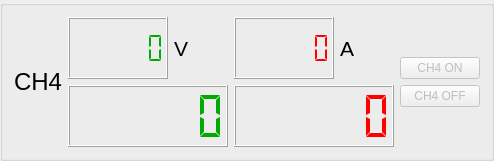
        <widget class="QGroupBox" name="groupBox4">
         <layout class="QHBoxLayout" name="horizontalLayout_6">
          <item>
           <widget class="QLabel" name="label_6">
            <property name="font">
             <font>
              <pointsize>18</pointsize>
             </font>
            </property>
            <property name="text">
             <string>CH4</string>
            </property>
           </widget>
          </item>
          <item>
           <layout class="QVBoxLayout" name="verticalLayout_6">
            <item>
             <layout class="QHBoxLayout" name="horizontalLayout_7">
              <item>
               <widget class="QLCDNumber" name="CH4voltageSet">
                <property name="minimumSize">
                 <size>
                  <width>100</width>
                  <height>40</height>
                 </size>
                </property>
                <property name="palette">
                 <palette>
                  <active>
                   <colorrole role="WindowText">
                    <brush brushstyle="SolidPattern">
                     <color alpha="255">
                      <red>0</red>
                      <green>170</green>
                      <blue>0</blue>
                     </color>
                    </brush>
                   </colorrole>
                  </active>
                  <inactive>
                   <colorrole role="WindowText">
                    <brush brushstyle="SolidPattern">
                     <color alpha="255">
                      <red>0</red>
                      <green>170</green>
                      <blue>0</blue>
                     </color>
                    </brush>
                   </colorrole>
                  </inactive>
                  <disabled>
                   <colorrole role="WindowText">
                    <brush brushstyle="SolidPattern">
                     <color alpha="255">
                      <red>159</red>
                      <green>158</green>
                      <blue>158</blue>
                     </color>
                    </brush>
                   </colorrole>
                  </disabled>
                 </palette>
                </property>
                <property name="digitCount">
                 <number>6</number>
                </property>
                <property name="segmentStyle">
                 <enum>QLCDNumber::Flat</enum>
                </property>
               </widget>
              </item>
              <item>
               <widget class="QLabel" name="label_3">
                <property name="font">
                 <font>
                  <pointsize>16</pointsize>
                 </font>
                </property>
                <property name="text">
                 <string>V</string>
                </property>
               </widget>
              </item>
              <item>
               <spacer name="horizontalSpacer_4">
                <property name="orientation">
                 <enum>Qt::Horizontal</enum>
                </property>
                <property name="sizeHint" stdset="0">
                 <size>
                  <width>40</width>
                  <height>20</height>
                 </size>
                </property>
               </spacer>
              </item>
             </layout>
            </item>
            <item>
             <widget class="QLCDNumber" name="CH4voltage">
              <property name="minimumSize">
               <size>
                <width>160</width>
                <height>60</height>
               </size>
              </property>
              <property name="palette">
               <palette>
                <active>
                 <colorrole role="WindowText">
                  <brush brushstyle="SolidPattern">
                   <color alpha="255">
                    <red>0</red>
                    <green>170</green>
                    <blue>0</blue>
                   </color>
                  </brush>
                 </colorrole>
                </active>
                <inactive>
                 <colorrole role="WindowText">
                  <brush brushstyle="SolidPattern">
                   <color alpha="255">
                    <red>0</red>
                    <green>170</green>
                    <blue>0</blue>
                   </color>
                  </brush>
                 </colorrole>
                </inactive>
                <disabled>
                 <colorrole role="WindowText">
                  <brush brushstyle="SolidPattern">
                   <color alpha="255">
                    <red>159</red>
                    <green>158</green>
                    <blue>158</blue>
                   </color>
                  </brush>
                 </colorrole>
                </disabled>
               </palette>
              </property>
              <property name="digitCount">
               <number>6</number>
              </property>
              <property name="segmentStyle">
               <enum>QLCDNumber::Flat</enum>
              </property>
             </widget>
            </item>
           </layout>
          </item>
          <item>
           <layout class="QVBoxLayout" name="verticalLayout_7">
            <item>
             <layout class="QHBoxLayout" name="horizontalLayout_8">
              <item>
               <widget class="QLCDNumber" name="CH4currentSet">
                <property name="minimumSize">
                 <size>
                  <width>100</width>
                  <height>40</height>
                 </size>
                </property>
                <property name="palette">
                 <palette>
                  <active>
                   <colorrole role="WindowText">
                    <brush brushstyle="SolidPattern">
                     <color alpha="255">
                      <red>255</red>
                      <green>0</green>
                      <blue>0</blue>
                     </color>
                    </brush>
                   </colorrole>
                  </active>
                  <inactive>
                   <colorrole role="WindowText">
                    <brush brushstyle="SolidPattern">
                     <color alpha="255">
                      <red>255</red>
                      <green>0</green>
                      <blue>0</blue>
                     </color>
                    </brush>
                   </colorrole>
                  </inactive>
                  <disabled>
                   <colorrole role="WindowText">
                    <brush brushstyle="SolidPattern">
                     <color alpha="255">
                      <red>159</red>
                      <green>158</green>
                      <blue>158</blue>
                     </color>
                    </brush>
                   </colorrole>
                  </disabled>
                 </palette>
                </property>
                <property name="digitCount">
                 <number>6</number>
                </property>
                <property name="segmentStyle">
                 <enum>QLCDNumber::Flat</enum>
                </property>
               </widget>
              </item>
              <item>
               <widget class="QLabel" name="label_4">
                <property name="font">
                 <font>
                  <pointsize>16</pointsize>
                 </font>
                </property>
                <property name="text">
                 <string>A</string>
                </property>
               </widget>
              </item>
              <item>
               <spacer name="horizontalSpacer_5">
                <property name="orientation">
                 <enum>Qt::Horizontal</enum>
                </property>
                <property name="sizeHint" stdset="0">
                 <size>
                  <width>40</width>
                  <height>20</height>
                 </size>
                </property>
               </spacer>
              </item>
             </layout>
            </item>
            <item>
             <widget class="QLCDNumber" name="CH4current">
              <property name="minimumSize">
               <size>
                <width>160</width>
                <height>60</height>
               </size>
              </property>
              <property name="palette">
               <palette>
                <active>
                 <colorrole role="WindowText">
                  <brush brushstyle="SolidPattern">
                   <color alpha="255">
                    <red>255</red>
                    <green>0</green>
                    <blue>0</blue>
                   </color>
                  </brush>
                 </colorrole>
                </active>
                <inactive>
                 <colorrole role="WindowText">
                  <brush brushstyle="SolidPattern">
                   <color alpha="255">
                    <red>255</red>
                    <green>0</green>
                    <blue>0</blue>
                   </color>
                  </brush>
                 </colorrole>
                </inactive>
                <disabled>
                 <colorrole role="WindowText">
                  <brush brushstyle="SolidPattern">
                   <color alpha="255">
                    <red>159</red>
                    <green>158</green>
                    <blue>158</blue>
                   </color>
                  </brush>
                 </colorrole>
                </disabled>
               </palette>
              </property>
              <property name="digitCount">
               <number>6</number>
              </property>
              <property name="segmentStyle">
               <enum>QLCDNumber::Flat</enum>
              </property>
             </widget>
            </item>
           </layout>
          </item>
          <item>
           <layout class="QVBoxLayout" name="verticalLayout_11">
            <property name="rightMargin">
             <number>0</number>
            </property>
            <item>
             <spacer name="verticalSpacer_3">
              <property name="orientation">
               <enum>Qt::Vertical</enum>
              </property>
              <property name="sizeHint" stdset="0">
               <size>
                <width>20</width>
                <height>40</height>
               </size>
              </property>
             </spacer>
            </item>
            <item>
             <widget class="QPushButton" name="CH4on">
              <property name="enabled">
               <bool>false</bool>
              </property>
              <property name="text">
               <string>CH4 ON</string>
              </property>
             </widget>
            </item>
            <item>
             <widget class="QPushButton" name="CH4off">
              <property name="enabled">
               <bool>false</bool>
              </property>
              <property name="text">
               <string>CH4 OFF</string>
              </property>
             </widget>
            </item>
            <item>
             <spacer name="verticalSpacer_4">
              <property name="orientation">
               <enum>Qt::Vertical</enum>
              </property>
              <property name="sizeHint" stdset="0">
               <size>
                <width>20</width>
                <height>40</height>
               </size>
              </property>
             </spacer>
            </item>
           </layout>
          </item>
         </layout>
        </widget>
